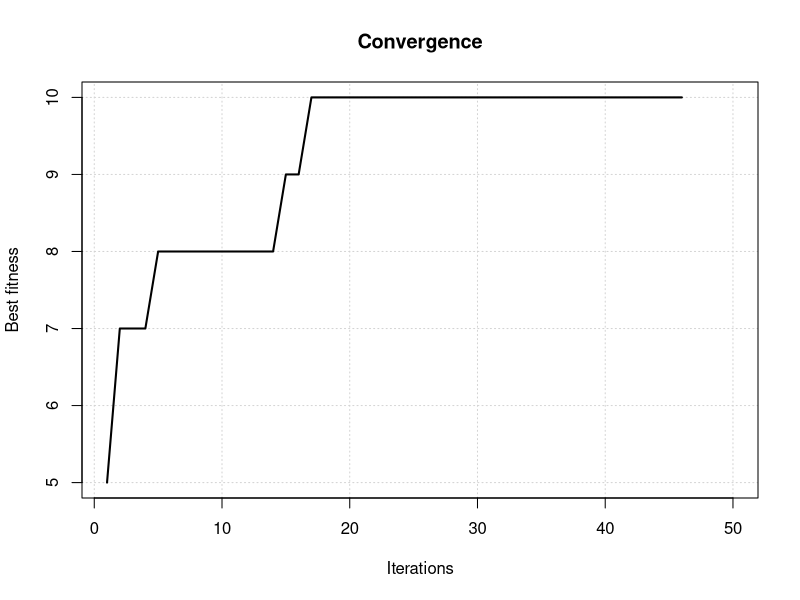
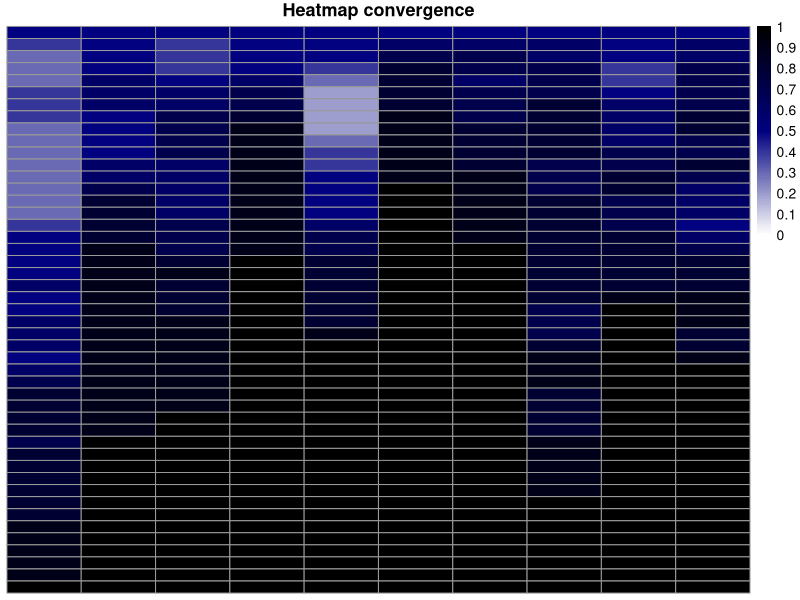

Write the R code that produced these figures, in order.
#-----------------------------------------------------------------------------#
#                       COMPACT GENETIC ALGORITHM                             #
#                            BINARY PROBLEMS                                  #
#                                                                             #
# Ciniro Ap. Leite Nametala                                                   #
# ciniro@gmail.com                                                            #
# github.com/ciniro                                                           #
# V0.02 em 21/08/2019                                                         #
#-----------------------------------------------------------------------------#

#clean workspace
rm(list=ls())

#clean screen
cat('\014')

#libraries
library("data.table")
library("pheatmap")

#-----------------------------------------------------------------------------#
#                               FUNCTIONS                                     #
#                                                                             #
#                     CINIRO APARECIDO LEITE NAMETALA                         #
#-----------------------------------------------------------------------------#

f.onemax <- function(cromo) {
  return (sum(cromo))
}

f.onemin <- function(cromo) {
  return (length(which(cromo==0)))
}

generate <- function(probvector) {
  
  candidate <- rep(0, length(probvector))
  
  i <- 1
  for (p in probvector) {
    if (runif(1) < p)
      candidate[i] <- 1
    else
      candidate[i] <- 0
    
    i <- i + 1
  }
  
  return(candidate)
}

tournament <- function(cromo1, cromo2) {
  fit_cromo1 <- fitfunction(cromo1)
  fit_cromo2 <- fitfunction(cromo2)
  
  #let them compete, so we can know who is the best of the pair
  winner <- NA
  loser <- NA
  
  if (fit_cromo1 > fit_cromo2) {
    winner <- list(cromo1, fit_cromo1)
    loser <- list(cromo2, fit_cromo2)
  } else {
    winner <- list(cromo2, fit_cromo2)
    loser <- list(cromo1, fit_cromo1)
  }
  
  return (list(winner, loser))
}

update <- function(probvector, winner, loser, npop) {
  for (i in 1:length(probvector)) {
    if (winner[[1]][i] != loser[[1]][i]) {
      if (winner[[1]][i] == 1) {
          probvector[i] <- probvector[i] + (1/npop)
      } else {
          probvector[i] <- probvector[i] - (1/npop)
      }
    }
  }
  
  return(round(probvector,2))
}

convergence <- function(probvector) {
  conv <- TRUE
  for (p in probvector) {
    if (p > 0 & p < 1) {
      conv <- FALSE
      break
    }
  }
  
  return(conv)
}

#-----------------------------------------------------------------------------#
#                               ALGORITHM                                     #
#                                                                             #
#                     CINIRO APARECIDO LEITE NAMETALA                         #
#-----------------------------------------------------------------------------#

size <- 10
maxgen <- 50
npop <- 10
fitfunction <- f.onemax

#inicializes a probability vector
probvector <- rep(0.5, size)

#generate initial best cromosoma
best <- generate(probvector)
fit_best <- fitfunction(best)
best <- list(best, fit_best)

#storage best fitness by iteration
bestfitness <- rep(NA, maxgen)
matprob <- probvector

for (iter in 1:maxgen) {
  #generates a new candidate solution based on the probability vector
  cromo1 <- generate(probvector)
  cromo2 <- generate(probvector)
  
  #let them compete, so we can know who is the best of the pair
  result <- tournament(cromo1, cromo2)
  winner <- result[[1]]
  loser <- result[[2]]
  
  #evaluate best against winner
  if (winner[[2]] > best[[2]]) {
    best <- winner
  }
  bestfitness[iter] <- best[[2]]
  
  #update probability vector
  probvector <- update(probvector, winner, loser, npop)
  matprob <- rbind(matprob, probvector)
  
  #convergence verification
  if (convergence(probvector) == TRUE)
    break
}

plot(bestfitness, type="l", xlab="Iterations", 
     ylab="Best fitness", 
     main="Convergence", panel.first=grid(), lwd=2)

rownames(matprob) <- as.character(seq(1:dim(matprob)[1]))
pheatmap(matprob, cluster_rows = FALSE, cluster_cols = FALSE, scale = "none", color = colorRampPalette(c("white", "navy", "black"))(100), border_color = "grey60", breaks = seq(0,1,0.01), legend_breaks = seq(0,1,0.1), show_colnames = FALSE, show_rownames = FALSE, main = "Heatmap convergence")

print("STOP ITERATION:")
print(iter)
print("BEST SOLUTION:")
print(best[[1]])
print("FIT BEST SOLUTION:")
print(best[[2]])
print("PROBABILITY VECTOR:")
print(probvector)

